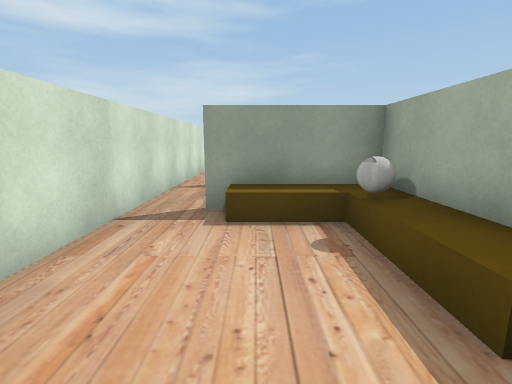
[1] (above)

16 first-person views from a walk through a scene from a Unity 3-D project. The camera is 1.3 m above the floor, tilts 10° down and sees 85° across. The floor is counted in squares, 1 m on a side. Each view is taken from the middle of a square. On the plan, view 1 faces up. The plan holds only what a view shows up to about 13 squares ahead; the rest is blank. The player character is not drawn. Some surface patterns are stand-ins.

[2]
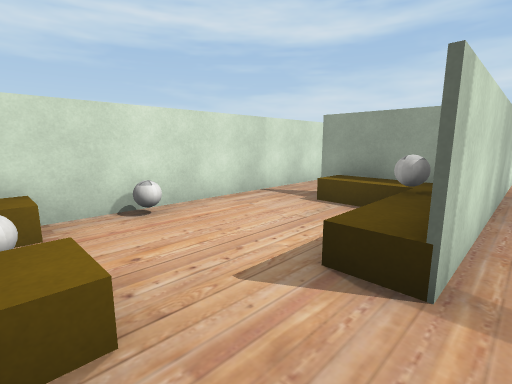

[3]
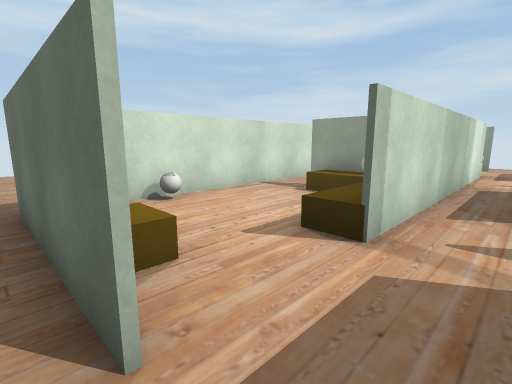

[4]
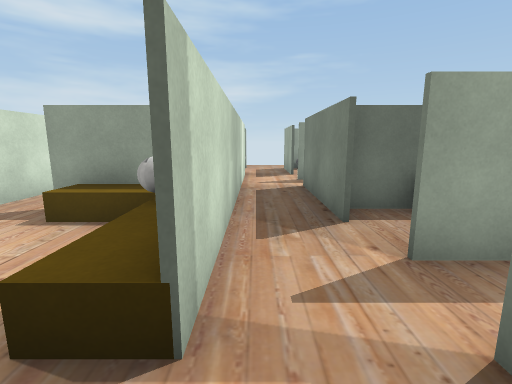

[5]
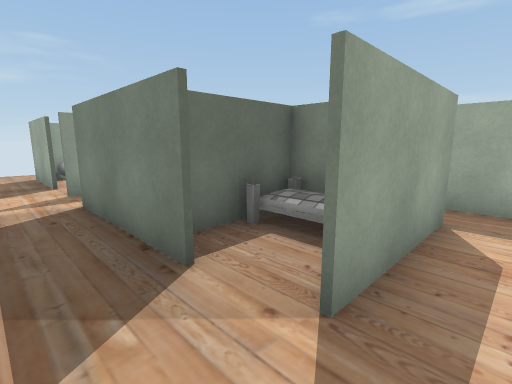

[6]
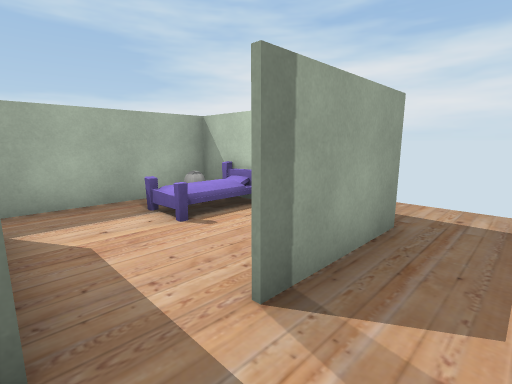

[7]
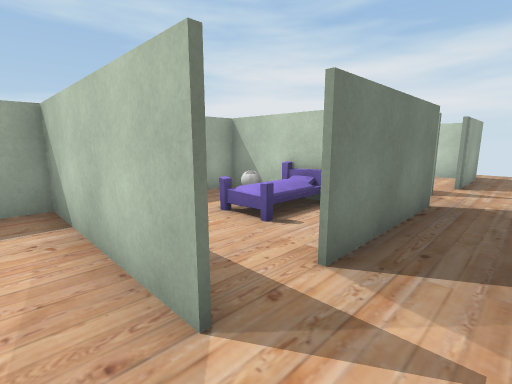

[8]
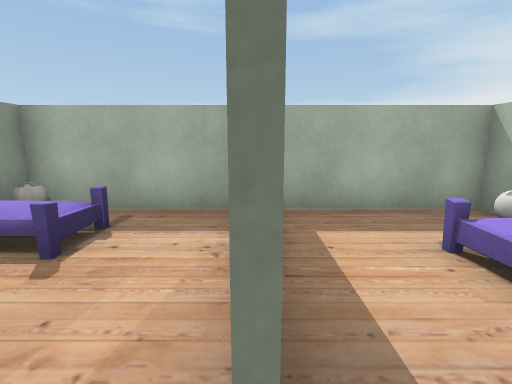

[9]
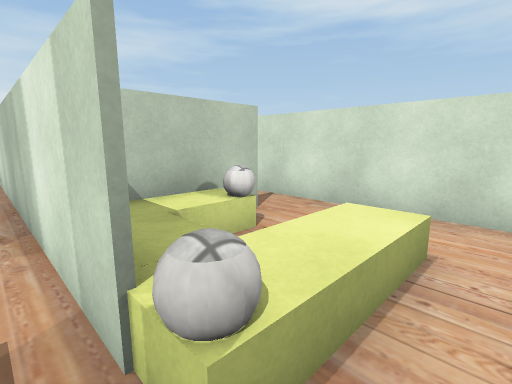

[10]
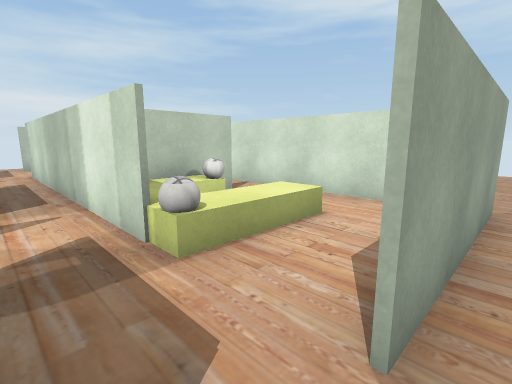

[11]
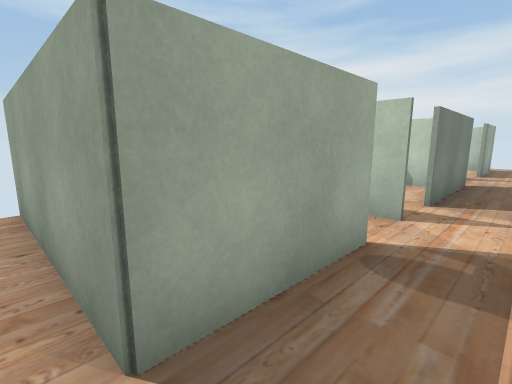

[12]
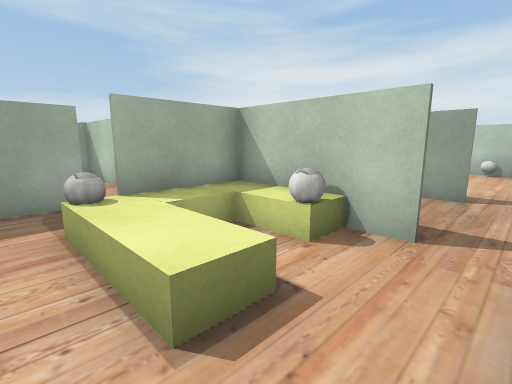

[13]
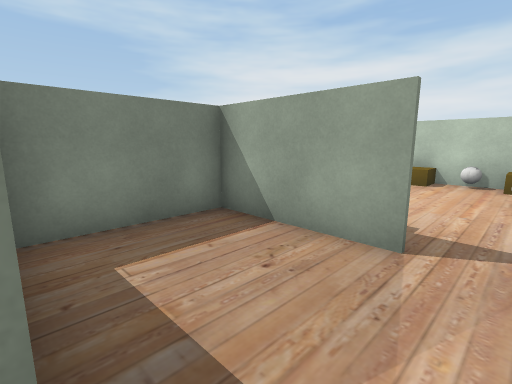

[14]
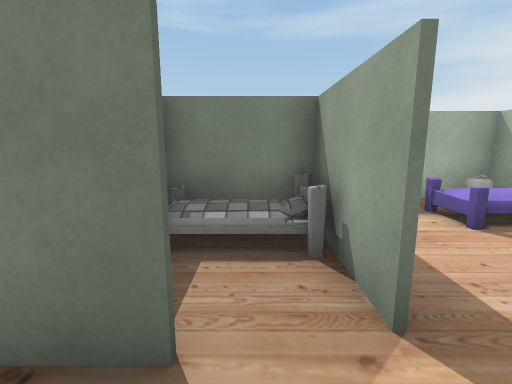

[15]
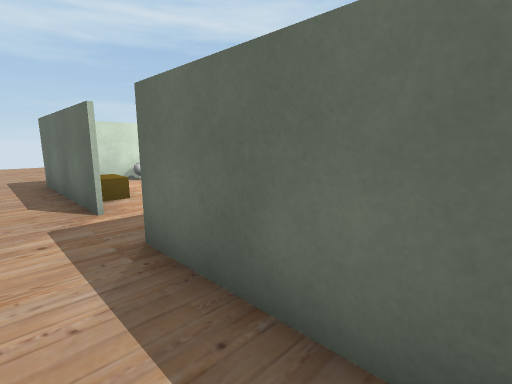

[16]
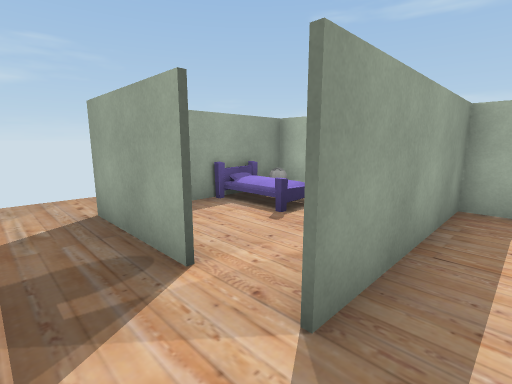

### Floor plan
Key: @ floor where view 1 was taken; # wall or solid block; . floor; B ball; L block; E bed; O other object.
Columns run from 9 left of view 1 to 10 right of it. Each row starts with its distance up from view 1.
 16             ...
 15   .................
 14   ....######.#######
 13       #......#...O.#
 12       #..OOB.#...E.#
 11       #....L.......#
 10       #..B.#..######
  9       #..###.......#
  8       #....#.#..E..#
  7       #....#.#..O..#
  6       #....#.#.##B.#
  5       #..###.#######
  4       #....#....#  #
  3       #....#..####.#
  2       #....#.......#
  1       #B.....#...E.#
  0       #..@...#...O.#
 -1 ......#LB.L..#####B#
 -2 .......#####..##.###
 -3       ............

Positions as (right, up) in squares from view 1, and headings:
1: (0, 0), facing up
2: (3, -1), facing up-left
3: (4, -2), facing up-left
4: (3, 0), facing up
5: (3, 2), facing up-right
6: (3, 3), facing down-right
7: (3, 11), facing down-right
8: (4, 10), facing right
9: (3, 13), facing down-left
10: (4, 15), facing down-left
11: (3, 15), facing down-right
12: (-2, 13), facing down-right
13: (-2, 9), facing down-right
14: (3, 4), facing right
15: (8, -3), facing up-left
16: (3, 9), facing up-right
